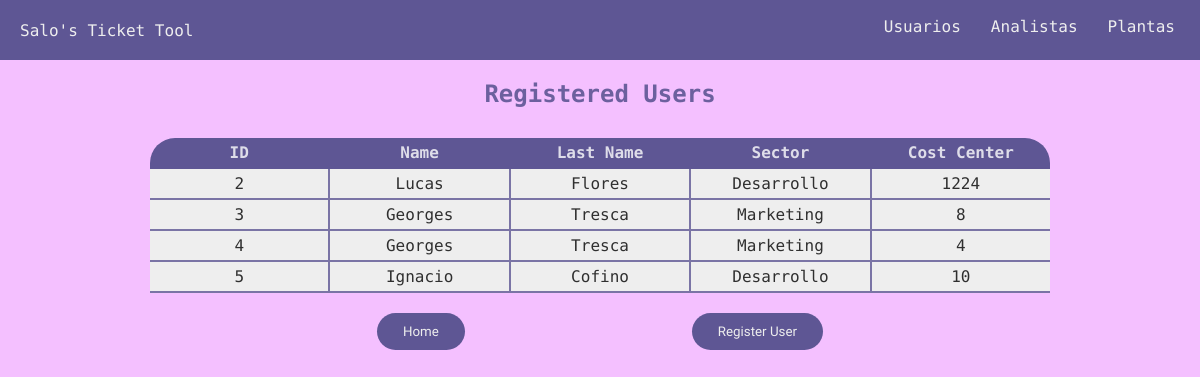
The page /usuarios on the database as committed earlier.
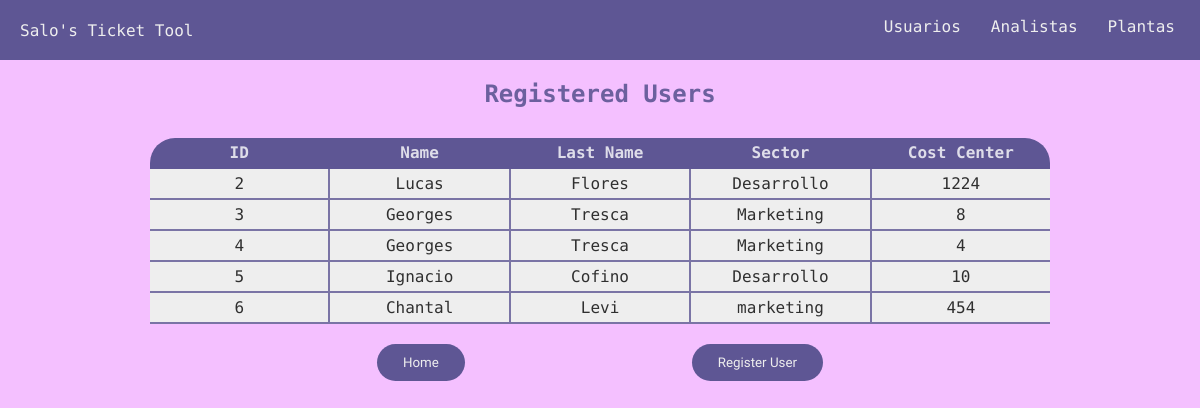
The same page on the database as committed later.
### home/models.py (models this page shows, shortened)
class Usuario(models.Model):
    name = models.CharField(max_length=50)
    lastn = models.CharField(max_length=50)
    sector = models.CharField(max_length=50)
    costCenter = models.PositiveBigIntegerField()

### home/views.py (the view)
# urls.py: path('usuarios', views.UsuariosView.as_view(), name='usuarios'),
class UsuariosView(View):
    template_name = 'usuarios.html'
    def get(self, *args, **kwargs):
        context = {}
        users = Usuario.objects.all()
        context['usuarios'] = users
        return render(self.request, self.template_name, context)

### templates/usuarios.html
{% extends "base.html" %}
{% block content %}
<h2 class="h2">Registered Users</h2>
<article class="container-objects">
    <section>
    <div class="row">
        <div class="column">ID</div>
        <div class="column">Name</div>
        <div class="column">Last Name</div>
        <div class="column">Sector</div>
        <div class="column">Cost Center</div>
    </div>
    {% for usuario in usuarios %}
    <div class="row">
        <div class="column">{{usuario.id}}</div>
        <div class="column">{{usuario.name}}</div>
        <div class="column">{{usuario.lastn}}</div>
        <div class="column">{{usuario.sector}}</div>
        <div class="column">{{usuario.costCenter}}</div>
    </div>
    {% endfor %}
    </section>
        <div class="submit-input">
        <button class="btn"><a href="/">Home</a></button>
        <button class="btn"><a href="/crear-usuario">Register User</a></button>
    </div>
</article>
{% endblock %}

Rows that differ between the two databases and show on the page:
added Usuario: id "6", name "Chantal", lastn "Levi", sector "marketing", costCenter "454"
